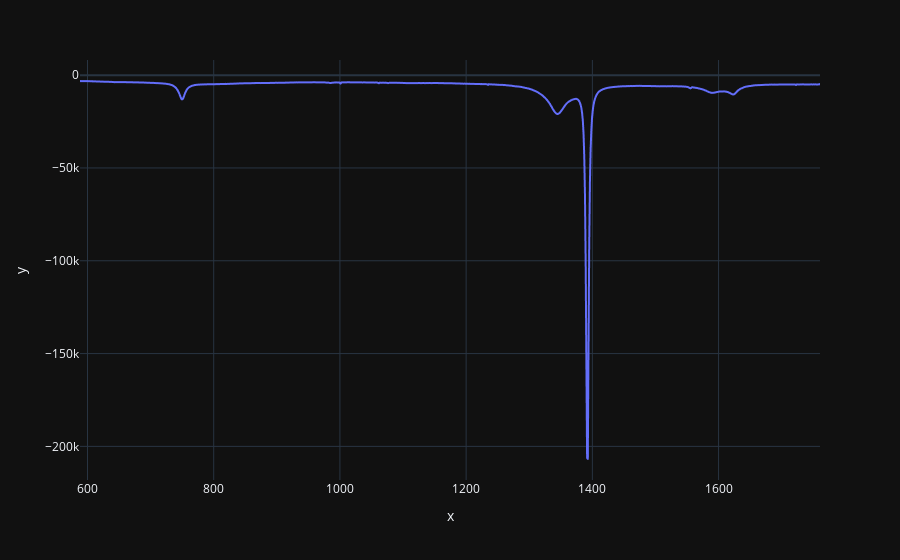
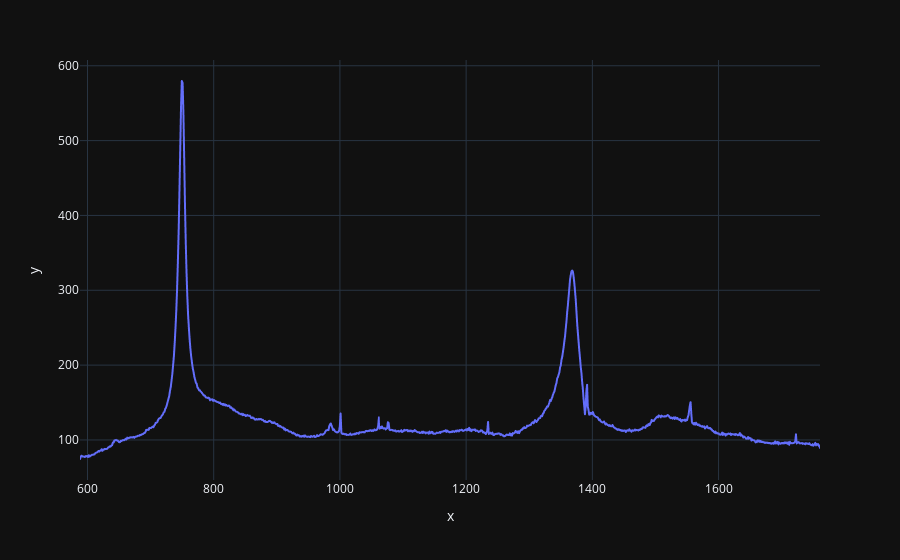
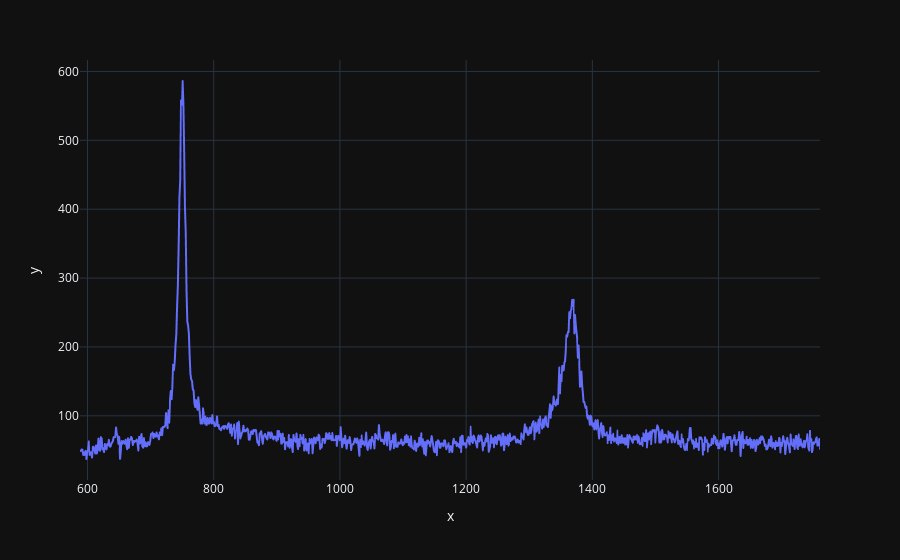

Write notebook code for charts like these, in order.
### Code cell
z = map_a.getBaseVectors(10)
print(z.shape)
r = np.dot(map_a.vectors[:10].T, z)
px.line(x = map_a.raman_shift, y = z[0]).show()
px.line(x = map_a.raman_shift, y = r[0]).show()
map_a.plotSpectrum(0)

### Figure 1 — Plotly figure (JSON) as saved in the notebook; plotly's stock layout.template omitted (floating-point values rounded to 4 significant figures; data arrays with more than 128 entries replaced by an {"elided": "..."} marker saying what was removed)
{"data": [{"hovertemplate": "x=%{x}<br>y=%{y}<extra></extra>", "legendgroup": "", "line": {"color": "#636efa", "dash": "solid"}, "marker": {"symbol": "circle"}, "mode": "lines", "name": "", "showlegend": false, "x": {"elided": "1011 float values"}, "xaxis": "x", "y": {"elided": "1011 float values"}, "yaxis": "y", "type": "scattergl"}], "layout": {"xaxis": {"anchor": "y", "domain": [0.0, 1.0], "title": {"text": "x"}}, "yaxis": {"anchor": "x", "domain": [0.0, 1.0], "title": {"text": "y"}}, "legend": {"tracegroupgap": 0}, "margin": {"t": 60}}}

### Figure 2 — Plotly figure (JSON) as saved in the notebook; plotly's stock layout.template omitted (floating-point values rounded to 4 significant figures; data arrays with more than 128 entries replaced by an {"elided": "..."} marker saying what was removed)
{"data": [{"hovertemplate": "x=%{x}<br>y=%{y}<extra></extra>", "legendgroup": "", "line": {"color": "#636efa", "dash": "solid"}, "marker": {"symbol": "circle"}, "mode": "lines", "name": "", "showlegend": false, "x": {"elided": "1011 float values"}, "xaxis": "x", "y": {"elided": "1011 float values"}, "yaxis": "y", "type": "scattergl"}], "layout": {"xaxis": {"anchor": "y", "domain": [0.0, 1.0], "title": {"text": "x"}}, "yaxis": {"anchor": "x", "domain": [0.0, 1.0], "title": {"text": "y"}}, "legend": {"tracegroupgap": 0}, "margin": {"t": 60}}}

### Figure 3 — Plotly figure (JSON) as saved in the notebook; plotly's stock layout.template omitted (floating-point values rounded to 4 significant figures; data arrays with more than 128 entries replaced by an {"elided": "..."} marker saying what was removed)
{"data": [{"hovertemplate": "x=%{x}<br>y=%{y}<extra></extra>", "legendgroup": "", "line": {"color": "#636efa", "dash": "solid"}, "marker": {"symbol": "circle"}, "mode": "lines", "name": "", "showlegend": false, "x": {"elided": "1011 float values"}, "xaxis": "x", "y": {"elided": "1011 float values"}, "yaxis": "y", "type": "scattergl"}], "layout": {"xaxis": {"anchor": "y", "domain": [0.0, 1.0], "title": {"text": "x"}}, "yaxis": {"anchor": "x", "domain": [0.0, 1.0], "title": {"text": "y"}}, "legend": {"tracegroupgap": 0}, "margin": {"t": 60}}}
